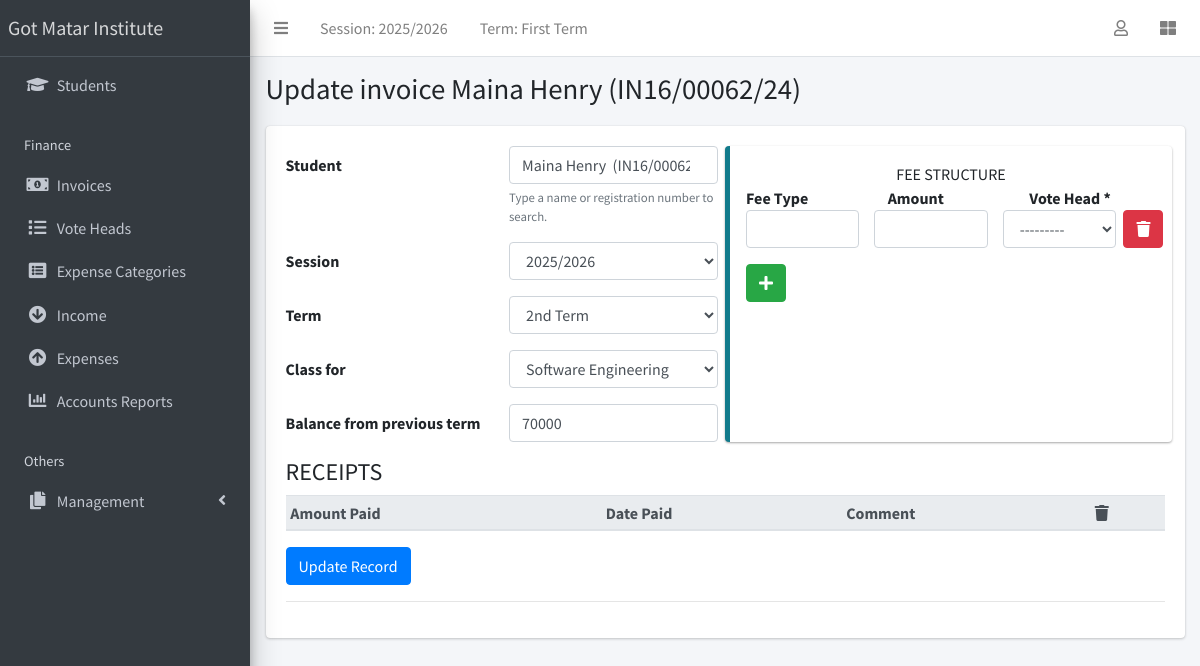
Screenshot of /finance/34/update/ (signed in) with the database file from the repository.
### apps/corecode/models.py (models this page shows)
class AcademicSession(models.Model):
    name = models.CharField(max_length=200, unique=True)
    current = models.BooleanField(default=True)
    class Meta:
        ordering = ["-name"]
    def __str__(self):
        return self.name

class AcademicTerm(models.Model):
    name = models.CharField(max_length=20, unique=True)
    current = models.BooleanField(default=True)
    class Meta:
        ordering = ["name"]
    def __str__(self):
        return self.name

### apps/finance/models.py (models this page shows, shortened)
class Invoice(models.Model):
    student = models.ForeignKey(Student, on_delete=models.CASCADE)
    session = models.ForeignKey(AcademicSession, on_delete=models.CASCADE)
    term = models.ForeignKey(AcademicTerm, on_delete=models.CASCADE)
    class_for = models.ForeignKey(StudentClass, on_delete=models.CASCADE)
    balance_from_previous_term = models.IntegerField(default=0)
    status = models.CharField(
        max_length=20,
        choices=[("active", "Active"), ("closed", "Closed")],
        default="active",
    )
    class Meta:
        ordering = ["student", "term"]
    def __str__(self):
        return f"{self.student}"

### apps/students/models.py (models this page shows, shortened)
class Student(models.Model):
    STATUS_CHOICES = [("active", "Active"), ("inactive", "Inactive")]
    GENDER_CHOICES = [("male", "Male"), ("female", "Female")]
    current_status = models.CharField(
        max_length=10, choices=STATUS_CHOICES, default="active"
    )
    registration_number = models.CharField(max_length=200, unique=True)
    surname = models.CharField(max_length=200)
    firstname = models.CharField(max_length=200)
    other_name = models.CharField(max_length=200, blank=True)
    gender = models.CharField(max_length=10, choices=GENDER_CHOICES, default="male")
    date_of_birth = models.DateField(default=timezone.now)
    current_class = models.ForeignKey(
        StudentClass, on_delete=models.SET_NULL, blank=True, null=True
    )
    date_of_admission = models.DateField(default=timezone.now)
    mobile_num_regex = RegexValidator(
        regex="^[0-9]{10,15}$", message="Entered mobile number isn't in a right format!"
    )
    parent_mobile_number = models.CharField(
        validators=[mobile_num_regex], max_length=13, blank=True
    )
    address = models.TextField(blank=True)
    others = models.TextField(blank=True)
    passport = models.ImageField(blank=True, upload_to="students/passports/")
    class Meta:
        ordering = ["surname", "firstname", "other_name"]
    def __str__(self):
        return f"{self.surname} {self.firstname} {self.other_name} ({self.registration_number})"

### apps/finance/views.py (the view, shortened to what this page needs)
# urls.py: path("<int:pk>/update/", InvoiceUpdateView.as_view(), name="invoice-update"),
class InvoiceUpdateView(InvoiceStudentSelectionMixin, LoginRequiredMixin, UpdateView):
    model = Invoice
    fields = ["student", "session", "term", "class_for", "balance_from_previous_term"]
    def get_context_data(self, **kwargs):
        context = super(InvoiceUpdateView, self).get_context_data(**kwargs)
        if self.request.POST:
            context["receipts"] = InvoiceReceiptFormSet(
                self.request.POST, instance=self.object
            )
            context["items"] = InvoiceItemFormset(
                self.request.POST, instance=self.object
            )
        else:
            context["receipts"] = InvoiceReceiptFormSet(instance=self.object)
            context["items"] = InvoiceItemFormset(instance=self.object)
        return context

### apps/corecode/context_processors.py (called while the page is built)
def site_defaults(request):
    current_session = AcademicSession.objects.get(current=True)
    current_term = AcademicTerm.objects.get(current=True)
    vals = SiteConfig.objects.all()
    contexts = {
        "current_session": current_session.name,
        "current_term": current_term.name,
        "main_college_system_url": settings.MAIN_COLLEGE_SYSTEM_URL,
    }
    for val in vals:
        contexts[val.key] = val.value
    return contexts

### apps/corecode/models.py (called while the page is built)
    def __str__(self):
        return self.name

### apps/finance/views.py (called while the page is built)
    def get_form(self, form_class=None):
        form = super().get_form(form_class)
        student_id = self.request.POST.get("student") if self.request.method == "POST" else None
        if student_id is None and getattr(self, "object", None):
            student_id = self.object.student_id
        students = Student.objects.none()
        if student_id and str(student_id).isdigit():
            students = Student.objects.filter(pk=student_id)
        form.fields["student"].queryset = students
        return form

    def get_context_data(self, **kwargs):
        context = super().get_context_data(**kwargs)
        form = context["form"]
        selected_student = form.fields["student"].queryset.first()
        context["selected_student_label"] = str(selected_student) if selected_student else ""
        context["student_search_url"] = reverse_lazy("student-search")
        return context

### apps/finance/templates/finance/invoice_form.html (shortened to what this page needs)
{% extends 'base.html' %}
{% load widget_tweaks %}
{% block title %}
{% if object %}
Update invoice {{ object }}
{% else %}
Add new invoice
{% endif %}
{% endblock title %}
{% block content %}
<form method="POST">
  <div class="row">
    <div class="col-sm-6">
      {% for field in form %}
      <div class="form-group row">
        <label class="col col-form-label" for="{{ field.auto_id }}">
          {{ field.label }}
        </label>
        <div class="col">
          {% if field.name == "student" %}
            <div class="student-autocomplete" data-search-url="{{ student_search_url }}">
              <input type="search" id="student-search-input" class="form-control" value="{{ selected_student_label }}" autocomplete="off" aria-autocomplete="list" aria-controls="student-search-results" aria-expanded="false" placeholder="Search by student name or registration number">
              <div id="student-search-status" class="small text-muted mt-1" role="status" aria-live="polite">Type a name or registration number to search.</div>
            </div>
          {% else %}
            {{ field | add_class:"form-control"}}
          {% endif %}
        </div>
      </div>
      {% endfor %}
    </div>
    <div class="col-sm-6 callout callout-info">
      <div class="text-center">FEE STRUCTURE</div>
      <div class="row">
        <div class="col"><strong>Fee Type</strong></div>
        <div class="col"><strong>Amount</strong></div>
        <div class="col"><strong>Vote Head *</strong></div>
      </div>
      {% for item in items %}
      <div class="form-group row items-group">
        <div class="col">{{ item.description | add_class:"form-control"}}</div>
        <div class="col">{{ item.amount | add_class:"form-control"}}</div>
        <div class="col">
          {{ item.vote_head | add_class:"form-control"}}
        </div>
      </div>
      {% endfor %}
    </div>
  </div>
  {% if object %}
    <h4>RECEIPTS</h4>
    <table class="table table-sm">
      <thead class="thead-light">
        <tr>
          <th>Amount Paid</th>
          <th>Date Paid</th>
          <th>Comment</th>
          <th><i class="fa fa-trash"></i></th>
        </tr>
      </thead>
    </table>
  {% endif %}
  {% if object %}
  <input type="submit" class="btn btn-primary" value="Update Record">
  {% else %}
  <input type="submit" class="btn btn-primary" value="Add new invoice">
  {% endif %}
</form>
<hr>
{% endblock content %}

### templates/base.html (shortened to what this page needs)
{% load static %}
<!DOCTYPE html>
<html lang="en">
<head>
  <link rel="stylesheet" href="{% static 'plugins/fontawesome-free/css/all.min.css' %}">
  <link rel="stylesheet" href="{% static 'plugins/toastr/toastr.min.css' %}">
  <link rel="stylesheet"
    href="{% static 'plugins/overlayScrollbars/css/OverlayScrollbars.min.css' %}">
  <link rel="stylesheet" href="{% static 'plugins/Datatables/datatables.min.css' %}" />
  <link rel="stylesheet" href="{% static 'dist/css/adminlte.min.css' %}">
</head>
<body
  class="hold-transition sidebar-mini layout-fixed layout-navbar-fixed layout-footer-fixed">
  <div class="wrapper">
    <nav class="main-header navbar navbar-expand navbar-white navbar-light">
      <ul class="navbar-nav">
        <li class="nav-item">
          <a class="nav-link" data-widget="pushmenu" href="#" role="button"><i
              class="fas fa-bars"></i></a>
        </li>
        <li class="nav-item d-none d-sm-inline-block">
          <a href="{% url 'current-session' %}" class="nav-link">Session: {{ current_session }}</a>
        </li>
        <li class="nav-item d-none d-sm-inline-block">
          <a href="{% url 'current-session' %}" class="nav-link">Term: {{ current_term }}</a>
        </li>
      </ul>
      <ul class="navbar-nav ml-auto">
        <li class="nav-item dropdown">
          <a class="nav-link" data-toggle="dropdown" href="#">
            <i class="far fa-user"></i>
          </a>
        </li>
        <li class="nav-item">
          <a class="nav-link" data-widget="control-sidebar" data-slide="true"
            href="#" role="button"><i class="fas fa-th-large"></i></a>
        </li>
      </ul>
    </nav>
    <aside class="main-sidebar sidebar-dark-primary elevation-4">
      <a href="{% if main_college_system_url %}{{ main_college_system_url }}{% else %}{% url 'home' %}{% endif %}" class="brand-link">Got Matar Institute</a>
      <div class="sidebar">
        <nav class="mt-2">
          <ul class="nav nav-pills nav-sidebar flex-column"
            data-widget="treeview" role="menu" data-accordion="false">
            <li class="nav-item">
              <a href="{% url 'student-list' %}" class="nav-link">
                <i class="nav-icon fas fa-graduation-cap"></i>
                <p>
                  Students
                </p>
              </a>
            </li>
            <li class="nav-header">Finance</li>
            <li class="nav-item">
              <a href="{% url 'invoice-list' %}" class="nav-link">
                <i class="nav-icon fas fa-money-bill-alt"></i>
                <p>
                  Invoices
                </p>
              </a>
            </li>
            <li class="nav-item">
              <a href="{% url 'votehead-list' %}" class="nav-link">
                <i class="nav-icon fas fa-list"></i>
                <p>Vote Heads</p>
              </a>
            </li>
            <li class="nav-item">
              <a href="{% url 'expensecategory-list' %}" class="nav-link">
                <i class="nav-icon fas fa-list-alt"></i>
                <p>Expense Categories</p>
              </a>
            </li>
            <li class="nav-item">
              <a href="{% url 'income-list' %}" class="nav-link">
                <i class="nav-icon fas fa-arrow-circle-down"></i>
                <p>Income</p>
              </a>
            </li>
            <li class="nav-item">
              <a href="{% url 'expense-list' %}" class="nav-link">
                <i class="nav-icon fas fa-arrow-circle-up"></i>
                <p>Expenses</p>
              </a>
            </li>
            <li class="nav-item">
              <a href="{% url 'summary-report' %}" class="nav-link">
                <i class="nav-icon fas fa-chart-bar"></i>
                <p>Accounts Reports</p>
              </a>
            </li>
            <li class="nav-header">Others</li>
            <li class="nav-item has-treeview">
              <a href="#" class="nav-link">
                <i class="nav-icon fas fa-copy"></i>
                <p>
                  Management
                  <i class="fas fa-angle-left right"></i>
                </p>
              </a>
            </li>
          </ul>
        </nav>
      </div>
    </aside>
    <div class="content-wrapper">
      <section class="content-header">
        <div class="container-fluid">
          <div class="row mb-1">
            <div class="col-sm-8">
              <h1>{% block title %}{% endblock title %}</h1>
            </div>
            <div class="col-sm-4">
            </div>
          </div>
        </div>
      </section>
      <section class="content">
        <div class="container-fluid">
          <div class="row">
            <div class="col-md-12">
              {% block fullcard %}
              <div class="card">
                <div class="card-body">
                  <div class="row">
                    <div class="col">
                      {% block content %}
                      {% endblock content %}
                    </div>
                  </div>
                </div>
              </div>
              {% endblock fullcard %}
            </div>
          </div>
        </div>
      </section>
    </div>
  </div>
</body>
</html>

### rows the page displays
AcademicSession: name "2025/2026"
AcademicTerm: name "First Term"
Invoice: student.registration_number "Maina Henry (IN16/00062/24)", session "2025/2026" "2nd Term" "Software Engineering" "70000"

### other values shown
{{ field.label }} "Student" "Session" "Term" "Class for" "Balance from previous term"
